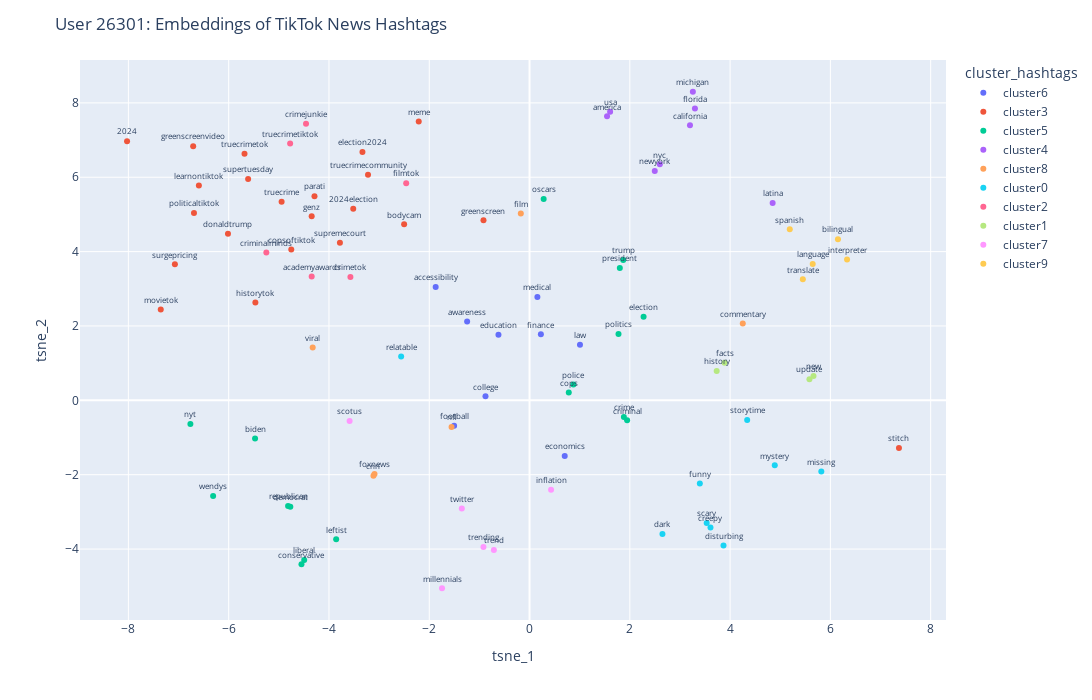

Write notebook code for a chart like this one.
### Markdown cell above
## Analysis 1: Hashtags for all Users

### Code cell
visualize_tsne("26301", "hashtags", 10, 2)

### Figure 1 — Plotly figure (JSON) as saved in the notebook; plotly's stock layout.template omitted (floating-point values rounded to 4 significant figures)
{"data": [{"hovertemplate": "cluster_hashtags=cluster6<br>tsne_1=%{x}<br>tsne_2=%{y}<br>hashtags=%{text}<extra></extra>", "legendgroup": "cluster6", "marker": {"color": "#636efa", "symbol": "circle"}, "mode": "markers+text", "name": "cluster6", "orientation": "v", "showlegend": true, "text": ["economics", "awareness", "medical", "college", "law", "education", "football", "finance", "accessibility"], "textfont": {"size": 8}, "textposition": "top center", "type": "scatter", "x": [0.7017, -1.244, 0.1568, -0.8785, 1.006, -0.6197, -1.504, 0.2262, -1.872], "xaxis": "x", "y": [-1.497, 2.121, 2.776, 0.1083, 1.497, 1.765, -0.6825, 1.777, 3.05], "yaxis": "y"}, {"hovertemplate": "cluster_hashtags=cluster3<br>tsne_1=%{x}<br>tsne_2=%{y}<br>hashtags=%{text}<extra></extra>", "legendgroup": "cluster3", "marker": {"color": "#EF553B", "symbol": "circle"}, "mode": "markers+text", "name": "cluster3", "orientation": "v", "showlegend": true, "text": ["supertuesday", "parati", "bodycam", "meme", "greenscreen", "movietok", "2024", "truecrimecommunity", "stitch", "politicaltiktok", "truecrime", "historytok", "surgepricing", "2024election", "learnontiktok", "donaldtrump", "greenscreenvideo", "election2024", "supremecourt", "genz", "copsoftiktok", "truecrimetok"], "textfont": {"size": 8}, "textposition": "top center", "type": "scatter", "x": [-5.612, -4.289, -2.501, -2.21, -0.9182, -7.355, -8.027, -3.221, 7.367, -6.692, -4.945, -5.468, -7.073, -3.516, -6.594, -6.014, -6.708, -3.332, -3.782, -4.345, -4.752, -5.684], "xaxis": "x", "y": [5.95, 5.491, 4.735, 7.499, 4.842, 2.44, 6.969, 6.068, -1.281, 5.036, 5.344, 2.631, 3.658, 5.155, 5.775, 4.482, 6.834, 6.676, 4.24, 4.95, 4.054, 6.629], "yaxis": "y"}, {"hovertemplate": "cluster_hashtags=cluster5<br>tsne_1=%{x}<br>tsne_2=%{y}<br>hashtags=%{text}<extra></extra>", "legendgroup": "cluster5", "marker": {"color": "#00cc96", "symbol": "circle"}, "mode": "markers+text", "name": "cluster5", "orientation": "v", "showlegend": true, "text": ["oscars", "election", "wendys", "biden", "republican", "leftist", "president", "nyt", "police", "democrat", "trump", "cops", "conservative", "liberal", "criminal", "crime", "politics"], "textfont": {"size": 8}, "textposition": "top center", "type": "scatter", "x": [0.2817, 2.275, -6.31, -5.474, -4.815, -3.857, 1.801, -6.764, 0.8742, -4.77, 1.869, 0.7826, -4.548, -4.494, 1.946, 1.881, 1.774], "xaxis": "x", "y": [5.415, 2.247, -2.571, -1.025, -2.84, -3.739, 3.558, -0.6355, 0.4272, -2.862, 3.776, 0.2111, -4.409, -4.291, -0.5367, -0.4485, 1.784], "yaxis": "y"}, {"hovertemplate": "cluster_hashtags=cluster4<br>tsne_1=%{x}<br>tsne_2=%{y}<br>hashtags=%{text}<extra></extra>", "legendgroup": "cluster4", "marker": {"color": "#ab63fa", "symbol": "circle"}, "mode": "markers+text", "name": "cluster4", "orientation": "v", "showlegend": true, "text": ["latina", "california", "nyc", "usa", "america", "michigan", "newyork", "florida"], "textfont": {"size": 8}, "textposition": "top center", "type": "scatter", "x": [4.849, 3.2, 2.598, 1.607, 1.546, 3.257, 2.498, 3.299], "xaxis": "x", "y": [5.306, 7.397, 6.347, 7.764, 7.64, 8.299, 6.166, 7.849], "yaxis": "y"}, {"hovertemplate": "cluster_hashtags=cluster8<br>tsne_1=%{x}<br>tsne_2=%{y}<br>hashtags=%{text}<extra></extra>", "legendgroup": "cluster8", "marker": {"color": "#FFA15A", "symbol": "circle"}, "mode": "markers+text", "name": "cluster8", "orientation": "v", "showlegend": true, "text": ["foxnews", "nfl", "film", "commentary", "cnn", "viral"], "textfont": {"size": 8}, "textposition": "top center", "type": "scatter", "x": [-3.092, -1.555, -0.1743, 4.253, -3.113, -4.325], "xaxis": "x", "y": [-1.981, -0.7157, 5.027, 2.064, -2.029, 1.422], "yaxis": "y"}, {"hovertemplate": "cluster_hashtags=cluster0<br>tsne_1=%{x}<br>tsne_2=%{y}<br>hashtags=%{text}<extra></extra>", "legendgroup": "cluster0", "marker": {"color": "#19d3f3", "symbol": "circle"}, "mode": "markers+text", "name": "cluster0", "orientation": "v", "showlegend": true, "text": ["storytime", "mystery", "relatable", "missing", "funny", "scary", "creepy", "dark", "disturbing"], "textfont": {"size": 8}, "textposition": "top center", "type": "scatter", "x": [4.341, 4.891, -2.56, 5.819, 3.397, 3.533, 3.609, 2.651, 3.869], "xaxis": "x", "y": [-0.5297, -1.747, 1.177, -1.915, -2.24, -3.296, -3.418, -3.595, -3.902], "yaxis": "y"}, {"hovertemplate": "cluster_hashtags=cluster2<br>tsne_1=%{x}<br>tsne_2=%{y}<br>hashtags=%{text}<extra></extra>", "legendgroup": "cluster2", "marker": {"color": "#FF6692", "symbol": "circle"}, "mode": "markers+text", "name": "cluster2", "orientation": "v", "showlegend": true, "text": ["crimejunkie", "truecrimetiktok", "criminalminds", "filmtok", "academyawards", "crimetok"], "textfont": {"size": 8}, "textposition": "top center", "type": "scatter", "x": [-4.457, -4.775, -5.249, -2.46, -4.345, -3.572], "xaxis": "x", "y": [7.441, 6.908, 3.976, 5.84, 3.328, 3.319], "yaxis": "y"}, {"hovertemplate": "cluster_hashtags=cluster1<br>tsne_1=%{x}<br>tsne_2=%{y}<br>hashtags=%{text}<extra></extra>", "legendgroup": "cluster1", "marker": {"color": "#B6E880", "symbol": "circle"}, "mode": "markers+text", "name": "cluster1", "orientation": "v", "showlegend": true, "text": ["history", "update", "facts", "new"], "textfont": {"size": 8}, "textposition": "top center", "type": "scatter", "x": [3.732, 5.583, 3.89, 5.663], "xaxis": "x", "y": [0.7876, 0.5685, 1.009, 0.6531], "yaxis": "y"}, {"hovertemplate": "cluster_hashtags=cluster7<br>tsne_1=%{x}<br>tsne_2=%{y}<br>hashtags=%{text}<extra></extra>", "legendgroup": "cluster7", "marker": {"color": "#FF97FF", "symbol": "circle"}, "mode": "markers+text", "name": "cluster7", "orientation": "v", "showlegend": true, "text": ["scotus", "inflation", "trending", "millennials", "trend", "twitter"], "textfont": {"size": 8}, "textposition": "top center", "type": "scatter", "x": [-3.588, 0.4293, -0.9192, -1.745, -0.7109, -1.351], "xaxis": "x", "y": [-0.5537, -2.402, -3.947, -5.054, -4.026, -2.913], "yaxis": "y"}, {"hovertemplate": "cluster_hashtags=cluster9<br>tsne_1=%{x}<br>tsne_2=%{y}<br>hashtags=%{text}<extra></extra>", "legendgroup": "cluster9", "marker": {"color": "#FECB52", "symbol": "circle"}, "mode": "markers+text", "name": "cluster9", "orientation": "v", "showlegend": true, "text": ["language", "bilingual", "spanish", "interpreter", "translate"], "textfont": {"size": 8}, "textposition": "top center", "type": "scatter", "x": [5.647, 6.151, 5.19, 6.332, 5.451], "xaxis": "x", "y": [3.664, 4.334, 4.599, 3.788, 3.255], "yaxis": "y"}], "layout": {"height": 700, "legend": {"title": {"text": "cluster_hashtags"}, "tracegroupgap": 0}, "margin": {"t": 60}, "title": {"text": "User 26301: Embeddings of TikTok News Hashtags"}, "width": 1100, "xaxis": {"anchor": "y", "domain": [0, 1], "title": {"text": "tsne_1"}}, "yaxis": {"anchor": "x", "domain": [0, 1], "title": {"text": "tsne_2"}}}}
